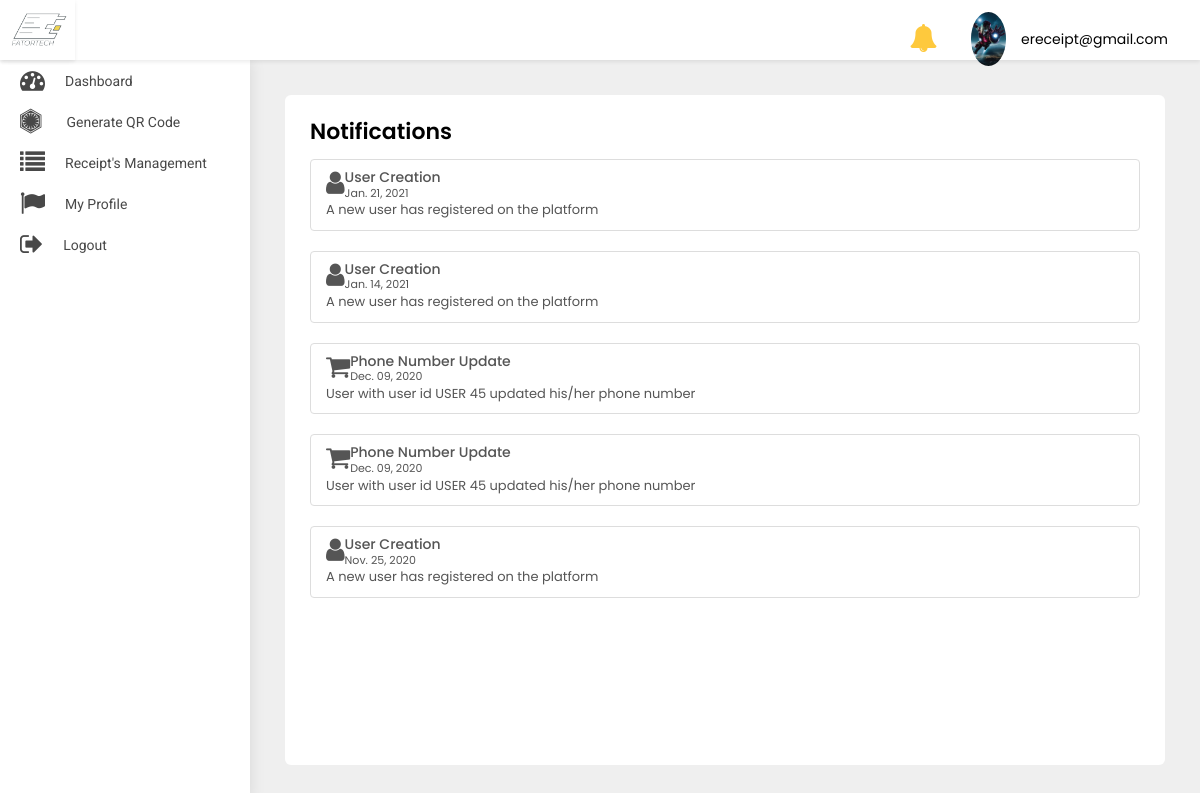
/merchant/notification/ (signed in), run on an earlier commit of the app's database.
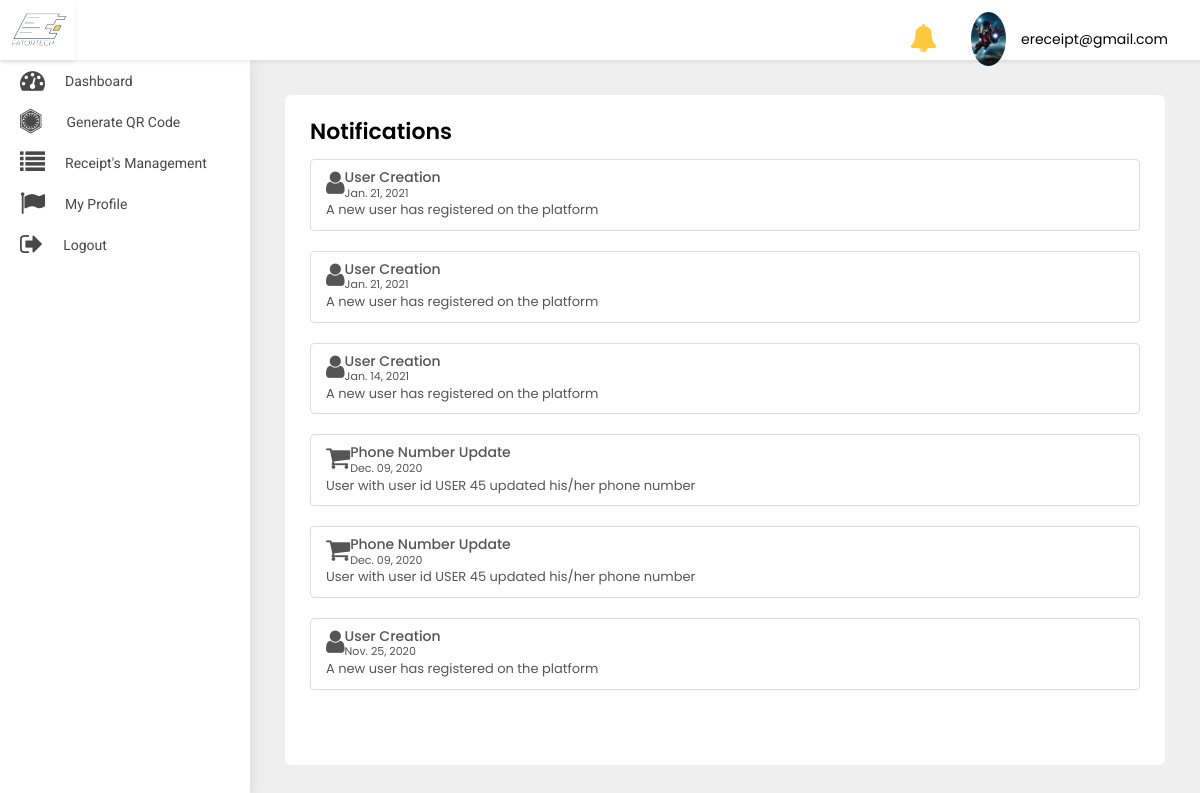
And on a later commit of the database.
### src/models.py (models this page shows)
class UserNotification(models.Model):
    to = models.ForeignKey(User, on_delete=models.CASCADE)
    title = models.CharField(default='title', max_length=200)
    title_in_arabic = models.CharField(default='title', max_length=200)
    body = models.CharField(default='body', max_length=200)
    body_in_arabic = models.CharField(default='body', max_length=200)
    read = models.BooleanField(default=False)
    created_at = models.DateTimeField(auto_now_add=True)
    class Meta:
        ordering = ('-created_at',)

### merchant/views.py (the view)
# urls.py: path('notification/', NotificationView.as_view(), name='notification'),
class NotificationView(LoginRequiredMixin, ListView):
    model = UserNotification
    template_name = 'merchant-notification.html'
    login_url = 'merchant:login'

### merchant/templates/merchant-notification.html (shortened to what this page needs)
{% extends 'base-merchant.html' %}
{% block body %}
<div class="WrapperArea">
    <div class="WrapperBox">
        <div class="Small-Wrapper">
            <h4 class="Title">Notifications</h4>
            <div class="NotificationList">
                {% for object in object_list %}
                {% if object.to.is_superuser %}
                <div class="list-group">
                    <a class="list-group-item list-group-item-action flex-column align-items-start">
                        {% if object.title == 'User Creation' %}
                        <figure class="pull-left"><i class="fa  fa-user fa-2x" aria-hidden="true"></i></figure>
                        {% elif object.title == 'Password Changed' %}
                        <figure class="pull-left"><i class="fa  fa-lock fa-2x" aria-hidden="true"></i></figure>
                        {% elif object.title == 'Phone number Update' %}
                        <figure class="pull-left"><i class="fa  fa-phone fa-2x" aria-hidden="true"></i></figure>
                        {% elif object.title == 'Payment' %}
                        <figure class="pull-left"><i class="fa  fa-money fa-2x" aria-hidden="true"></i></figure>
                        {% elif object.title == 'Profile Update' %}
                        <figure class="pull-left"><i class="fa  fa-user fa-2x" aria-hidden="true"></i></figure>
                        {% else %}
                        <figure class="pull-left ml-5"><i class="fa  fa-shopping-cart fa-2x" aria-hidden="true"></i>
                        </figure>
                        {% endif %}
                        <div class="msg-right">
                            <div class="d-flex w-100 justify-content-between">
                                <h5 class="mb-1">{{object.title}}</h5>
                                <small>{{object.created_at|date:'M. d, Y'}}</small>
                            </div>
                            <p class="mb-1"> {{object.body}}</p>
                        </div>
                    </a>
                </div>
                {% endif %}
                {% endfor %}
            </div>
        </div>
    </div>
</div>
{% endblock body %}

What changed in the data, as far as the page shows it:
added UserNotification: title "User Creation", created_at "Jan. 21, 2021", body "A new user has registered on the platform"
